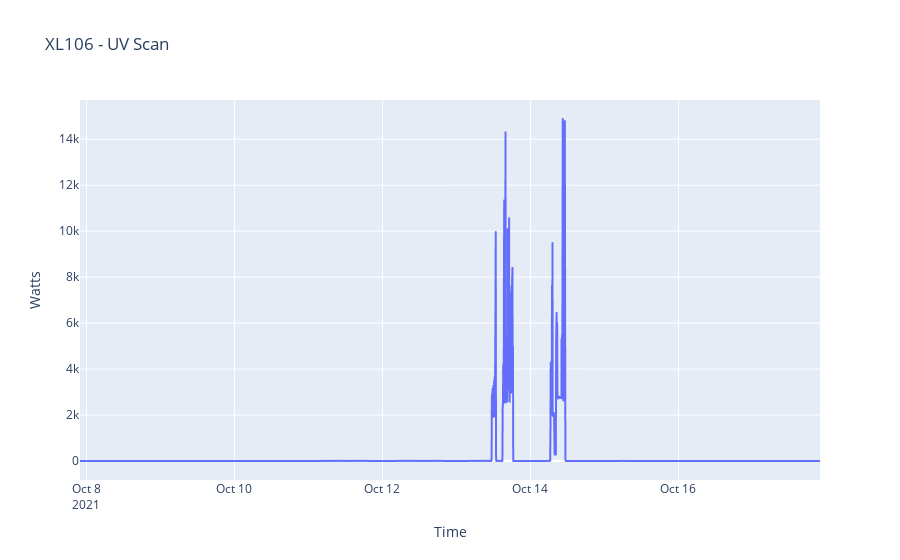

Write notebook code for a chart like this one.
### Code cell
px.line(
    x=uv_scan_5T.index, y=uv_scan_5T.kw * 1000, 
    title='XL106 - UV Scan',
    labels={
        'x': 'Time',
        'y': 'Watts'
    })

### Figure 1 — Plotly figure (JSON) as saved in the notebook; plotly's stock layout.template omitted (floating-point values rounded to 4 significant figures; data arrays with more than 128 entries replaced by an {"elided": "..."} marker saying what was removed)
{"data": [{"hovertemplate": "Time=%{x}<br>Watts=%{y}<extra></extra>", "legendgroup": "", "line": {"color": "#636efa", "dash": "solid"}, "marker": {"symbol": "circle"}, "mode": "lines", "name": "", "showlegend": false, "type": "scattergl", "x": {"elided": "2881 str values"}, "xaxis": "x", "y": {"elided": "2881 float values"}, "yaxis": "y"}], "layout": {"legend": {"tracegroupgap": 0}, "title": {"text": "XL106 - UV Scan"}, "xaxis": {"anchor": "y", "domain": [0, 1], "title": {"text": "Time"}}, "yaxis": {"anchor": "x", "domain": [0, 1], "title": {"text": "Watts"}}}}
